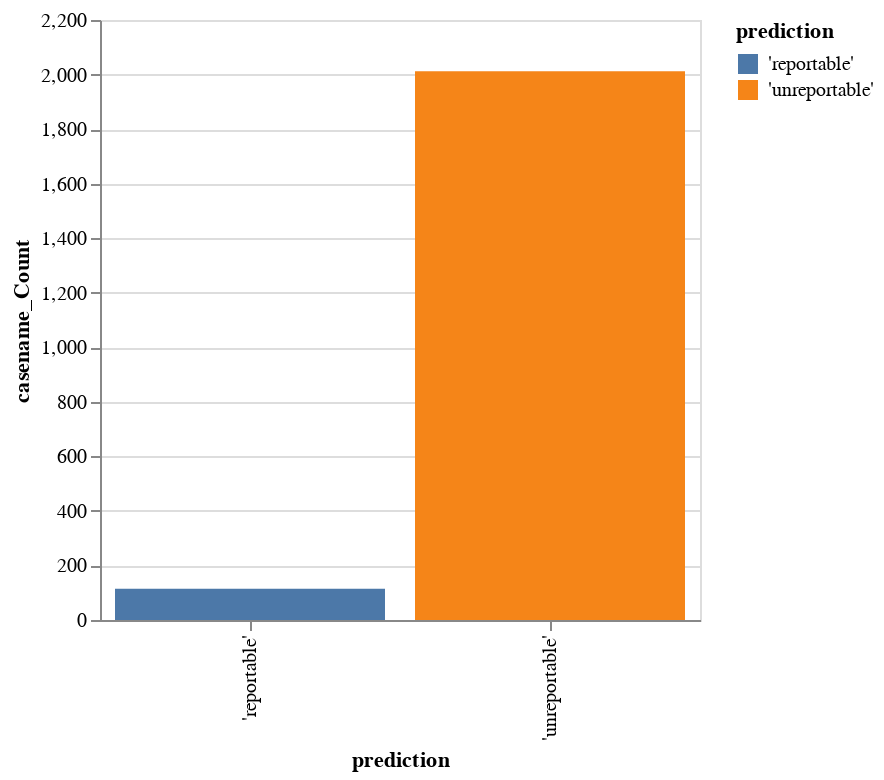

Notebook code for this chart:
### Markdown cell above
### Very few cases in the subset were assessed as "significant"

Of the 2,100 or so cases analysed, only about 5% were assessed by the model as being significant from a predential point of view.

### Code cell
ark_reportability_data = pd.read_csv('cap_nova_predictions_ark.csv')
grouped = ark_reportability_data.groupby('prediction').count()
grouped = grouped.add_suffix('_Count').reset_index()

alt.Chart(grouped).mark_bar().encode(
    x='prediction',
    y='casename_Count:Q',
    color='prediction', 
    tooltip=['casename_Count:Q']
).interactive().properties(width=300)

### Figure 1 — Vega-Lite specification as saved in the notebook (floating-point values rounded to 4 significant figures)
{"$schema": "https://vega.github.io/schema/vega-lite/v3.4.0.json", "config": {"mark": {"tooltip": null}, "view": {"height": 300, "width": 400}}, "data": {"name": "data-b79d3e4837a2c9edbf3e71fb9d09c8cf"}, "datasets": {"data-b79d3e4837a2c9edbf3e71fb9d09c8cf": [{"Unnamed: 0_Count": 115, "axioms_Count": 115, "casename_Count": 115, "conclusions_Count": 115, "decision_date_Count": 115, "ents_to_tokens_Count": 115, "issues_Count": 115, "jurisdiction_Count": 115, "legal_test_Count": 115, "prediction": "'reportable'", "special_to_total_sents_Count": 115, "total_cases_cited_Count": 115, "total_entities_Count": 115, "total_sentences_Count": 115, "total_special_sentences_Count": 115, "total_tokens_Count": 115, "uncat_Count": 115}, {"Unnamed: 0_Count": 2012, "axioms_Count": 2012, "casename_Count": 2012, "conclusions_Count": 2012, "decision_date_Count": 2012, "ents_to_tokens_Count": 2012, "issues_Count": 2012, "jurisdiction_Count": 2012, "legal_test_Count": 2012, "prediction": "'unreportable'", "special_to_total_sents_Count": 2012, "total_cases_cited_Count": 2012, "total_entities_Count": 2012, "total_sentences_Count": 2012, "total_special_sentences_Count": 2012, "total_tokens_Count": 2012, "uncat_Count": 2012}]}, "encoding": {"color": {"field": "prediction", "type": "nominal"}, "tooltip": [{"field": "casename_Count", "type": "quantitative"}], "x": {"field": "prediction", "type": "nominal"}, "y": {"field": "casename_Count", "type": "quantitative"}}, "mark": "bar", "selection": {"selector073": {"bind": "scales", "encodings": ["x", "y"], "type": "interval"}}, "width": 300}
